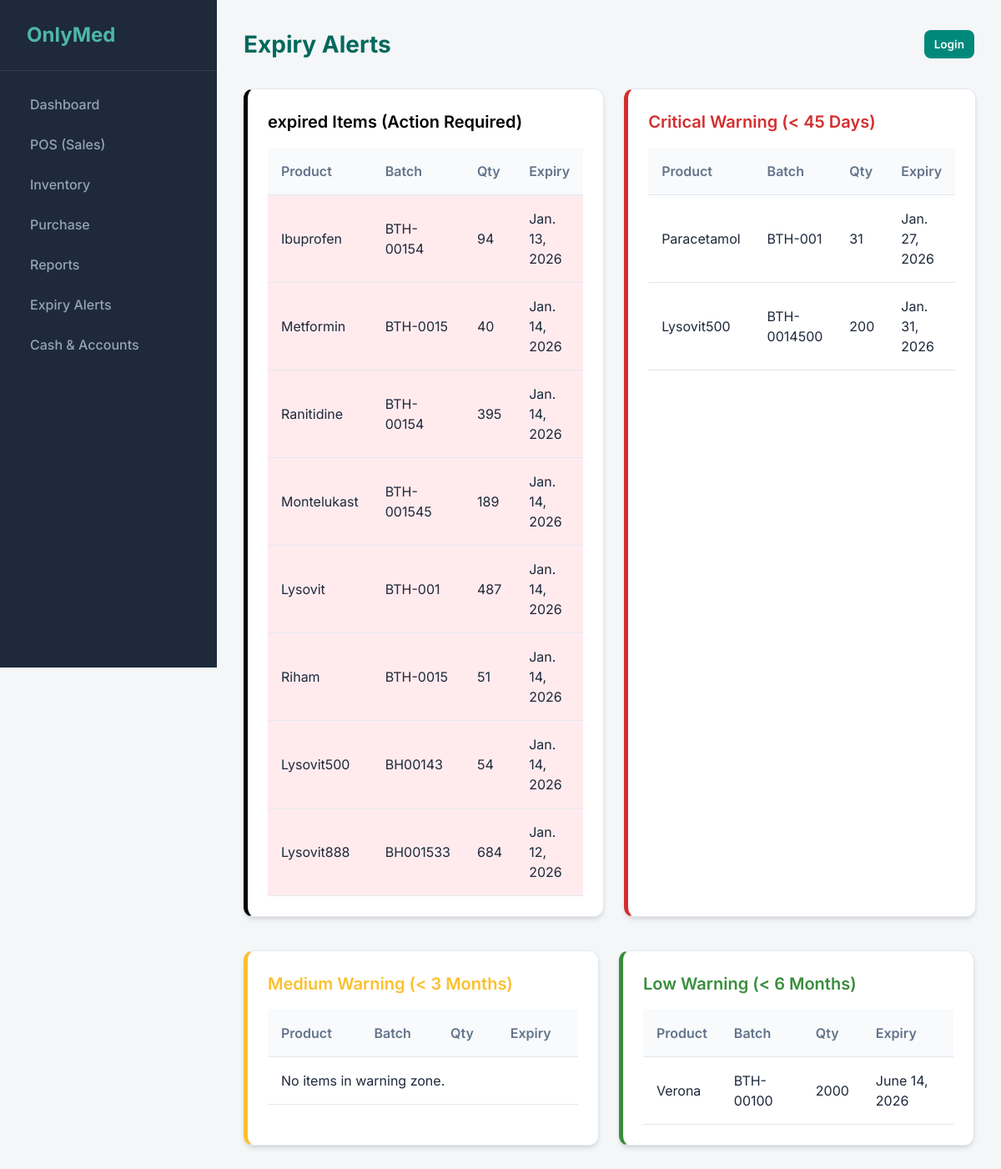
The page /reports/expiry-alerts/ on the database as committed earlier.
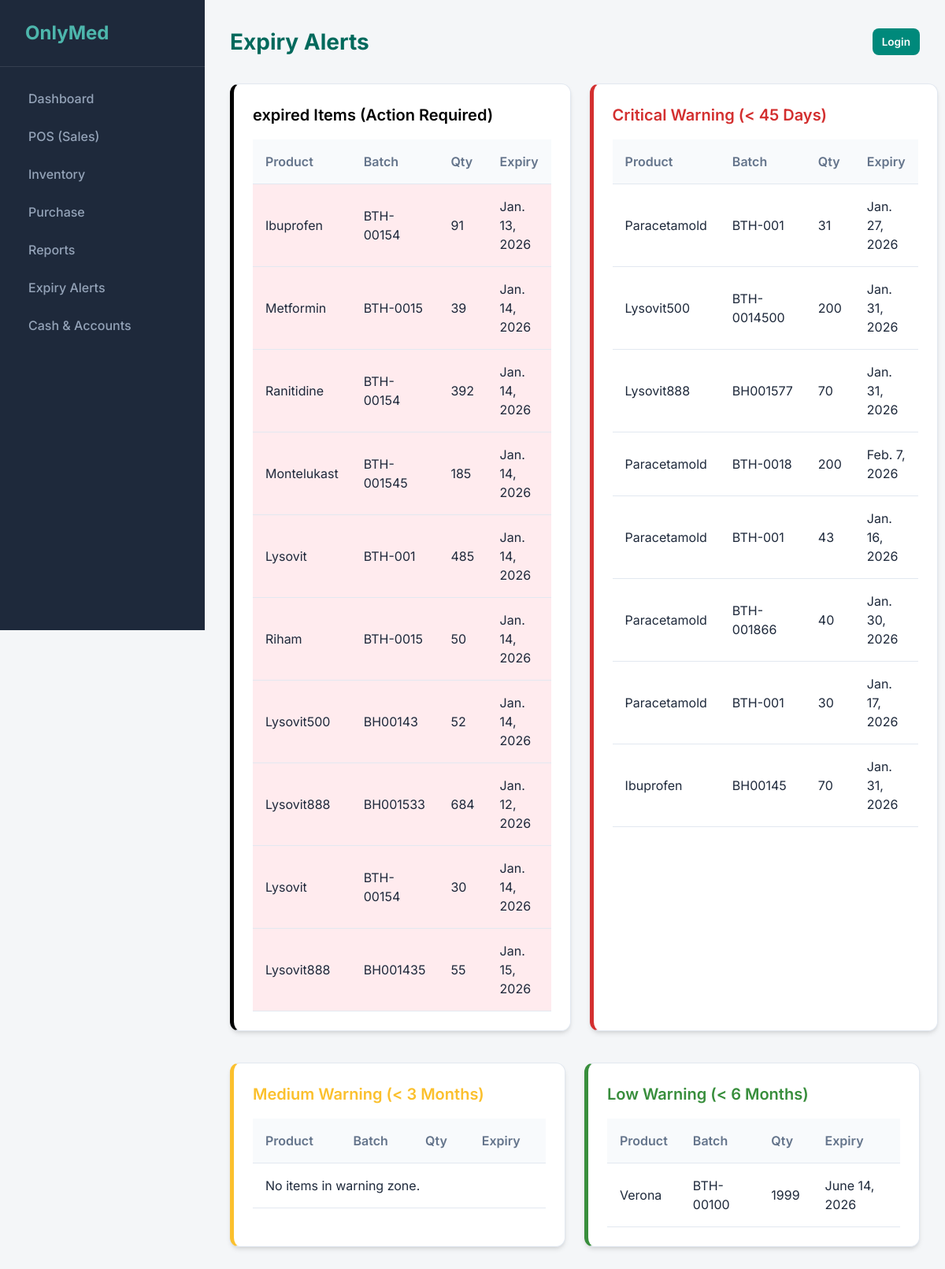
The same page on the database as committed later.
### inventory/models.py (models this page shows, shortened)
class Batch(models.Model):
    product = models.ForeignKey(Product, on_delete=models.CASCADE, related_name='batches')
    batch_number = models.CharField(max_length=50)
    expiry_date = models.DateField()
    purchase_price = models.DecimalField(max_digits=10, decimal_places=2)
    sale_price = models.DecimalField(max_digits=10, decimal_places=2, blank=True, null=True, help_text="Leave empty to enter manually during sale")
    quantity = models.PositiveIntegerField(default=0)
    created_at = models.DateTimeField(auto_now_add=True)
    updated_at = models.DateTimeField(auto_now=True)

class Product(models.Model):
    brand = models.ForeignKey(Brand, on_delete=models.CASCADE, related_name='products')
    name = models.CharField(max_length=200, help_text="Generic Name")
    category = models.ForeignKey(Category, on_delete=models.CASCADE, related_name='products')
    company = models.CharField(max_length=100, blank=True, help_text="Company Name")
    description = models.TextField(blank=True)
    tax_percentage = models.DecimalField(max_digits=5, decimal_places=2, default=0.0, help_text="Tax percentage (0 to 100)")
    created_at = models.DateTimeField(auto_now_add=True)
    updated_at = models.DateTimeField(auto_now=True)

### reports/views.py (the view)
# urls.py: path('expiry-alerts/', views.expiry_alerts, name='expiry_alerts'),
def expiry_alerts(request):
    today = timezone.now().date()
    red_limit = today + timedelta(days=45)
    yellow_limit = today + timedelta(days=90)
    green_limit = today + timedelta(days=180)
    expired = Batch.objects.filter(expiry_date__lt=today, quantity__gt=0)
    red_zone = Batch.objects.filter(
        expiry_date__gte=today,
        expiry_date__lte=red_limit,
        quantity__gt=0
    )
    yellow_zone = Batch.objects.filter(
        expiry_date__gt=red_limit,
        expiry_date__lte=yellow_limit,
        quantity__gt=0
    )
    green_zone = Batch.objects.filter(
        expiry_date__gt=yellow_limit,
        expiry_date__lte=green_limit,
        quantity__gt=0
    )
    context = {
        'expired': expired,
        'red_zone': red_zone,
        'yellow_zone': yellow_zone,
        'green_zone': green_zone,
    }
    return render(request, 'reports/expiry_alerts.html', context)

### templates/reports/expiry_alerts.html (shortened to what the changed rows need)
{% extends 'base.html' %}
{% block page_title %}Expiry Alerts{% endblock %}
{% block content %}
<div class="grid-2">
    <div class="card" style="border-left: 5px solid #000;">
        <table>
            <thead>
                <tr>
                    <th>Product</th>
                    <th>Batch</th>
                    <th>Qty</th>
                    <th>Expiry</th>
                </tr>
            </thead>
            <tbody>
                {% for b in expired %}
                <tr style="background: #ffebee;">
                    <td>{{ b.product.name }}</td>
                    <td>{{ b.batch_number }}</td>
                    <td>{{ b.quantity }}</td>
                    <td>{{ b.expiry_date }}</td>
                </tr>
                {% empty %}<tr>
                    <td colspan="4">No expired items in stock.</td>
                </tr>
                {% endfor %}
            </tbody>
        </table>
    </div>
    <div class="card" style="border-left: 5px solid #d32f2f;">
                <table>
                    <thead>
                        <tr>
                            <th>Product</th>
                            <th>Batch</th>
                            <th>Qty</th>
                            <th>Expiry</th>
                        </tr>
                    </thead>
                    <tbody>
                        {% for b in red_zone %}
                        <tr>
                            <td>{{ b.product.name }}</td>
                            <td>{{ b.batch_number }}</td>
                            <td>{{ b.quantity }}</td>
                            <td>{{ b.expiry_date }}</td>
                        </tr>
                        {% empty %}<tr>
                            <td colspan="4">No items in critical zone.</td>
                        </tr>
                        {% endfor %}
                    </tbody>
                </table>
    </div>
</div>
<div class="grid-2 mt-4">
    <div class="card" style="border-left: 5px solid #fbc02d;">
                <table>
                    <thead>
                        <tr>
                            <th>Product</th>
                            <th>Batch</th>
                            <th>Qty</th>
                            <th>Expiry</th>
                        </tr>
                    </thead>
                </table>
    </div>
    <div class="card" style="border-left: 5px solid #388e3c;">
                <table>
                    <thead>
                        <tr>
                            <th>Product</th>
                            <th>Batch</th>
                            <th>Qty</th>
                            <th>Expiry</th>
                        </tr>
                    </thead>
                    <tbody>
                        {% for b in green_zone %}
                        <tr>
                            <td>{{ b.product.name }}</td>
                            <td>{{ b.batch_number }}</td>
                            <td>{{ b.quantity }}</td>
                            <td>{{ b.expiry_date }}</td>
                        </tr>
                        {% empty %}<tr>
                            <td colspan="4">No items in watch zone.</td>
                        </tr>
                        {% endfor %}
                    </tbody>
                </table>
    </div>
</div>
{% endblock %}

Rows that differ between the two databases and show on the page:
changed Batch "Jan. 13, 2026": quantity "94" → "91"
changed Batch "Metformin": quantity "40" → "39"
changed Batch "Ranitidine": quantity "395" → "392"
changed Batch "BTH-001545": quantity "189" → "185"
changed Batch (number 5 of 19 on the later page): quantity "487" → "485"
changed Batch "Riham": quantity "51" → "50"
changed Batch "BH00143": quantity "54" → "52"
added Batch: product.name "Lysovit", batch_number "BTH-00154", quantity "30", expiry_date "Jan. 14, 2026", shown under "expired Items (Action Required)"
added Batch: product.name "Lysovit888", batch_number "BH001435", quantity "55", expiry_date "Jan. 15, 2026", shown under "expired Items (Action Required)"
changed Batch "Jan. 27, 2026": product.name "Paracetamol" → "Paracetamold"
added Batch: product.name "Lysovit888", batch_number "BH001577", quantity "70", expiry_date "Jan. 31, 2026", shown under "Critical Warning (< 45 Days)"
added Batch: product.name "Paracetamold", batch_number "BTH-0018", quantity "200", expiry_date "Feb. 7, 2026", shown under "Critical Warning (< 45 Days)"
added Batch: product.name "Paracetamold", batch_number "BTH-001", quantity "43", expiry_date "Jan. 16, 2026", shown under "Critical Warning (< 45 Days)"
added Batch: product.name "Paracetamold", batch_number "BTH-001866", quantity "40", expiry_date "Jan. 30, 2026", shown under "Critical Warning (< 45 Days)"
added Batch: product.name "Paracetamold", batch_number "BTH-001", quantity "30", expiry_date "Jan. 17, 2026", shown under "Critical Warning (< 45 Days)"
added Batch: product.name "Ibuprofen", batch_number "BH00145", quantity "70", expiry_date "Jan. 31, 2026", shown under "Critical Warning (< 45 Days)"
changed Batch "BTH-00100": quantity "2000" → "1999"
